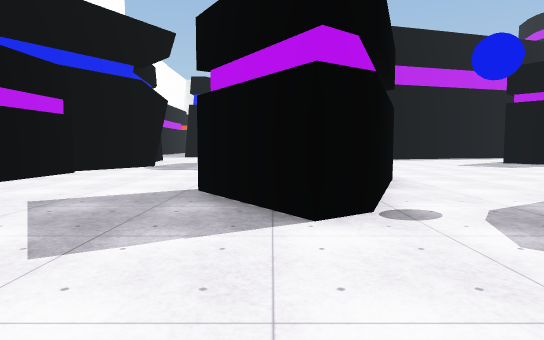
[1] (above)

22 first-person views from a walk through a Unity game level. The camera is 1.3 m above the floor, tilts 4° down and sees 75° across. The floor is counted in squares, 2 m on a side. Each view is taken from the middle of a square. On the plan, view 1 faces up. The plan holds only what a view shows up to about 10 squares ahead; the rest is blank. The place goes on beyond the plan. Surface patterns are stand-ins for the level's own textures.

[2]
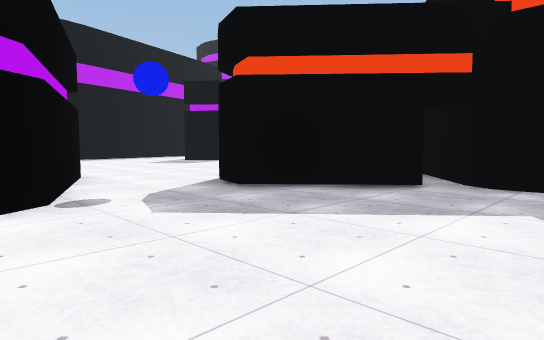

[3]
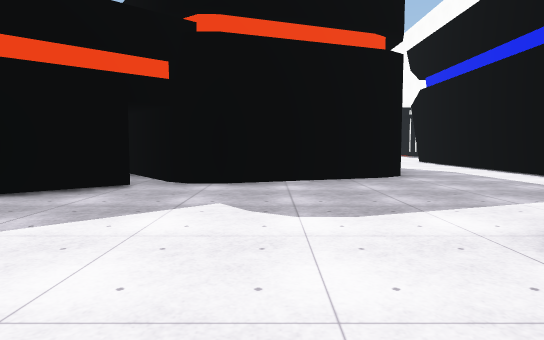

[4]
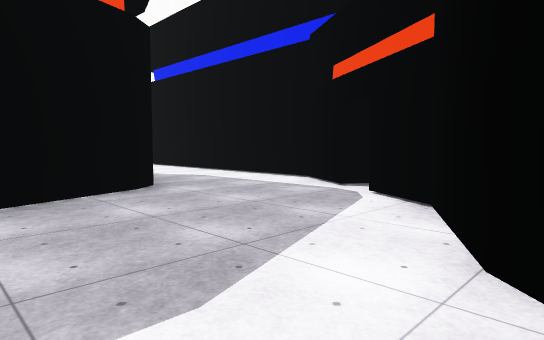

[5]
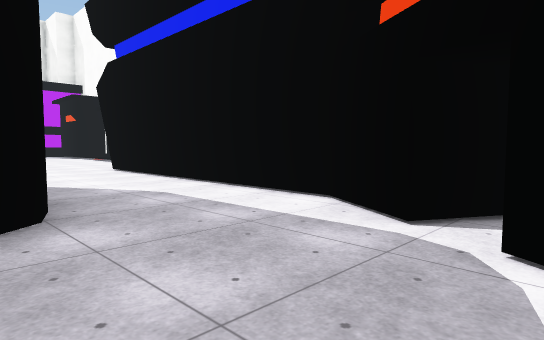

[6]
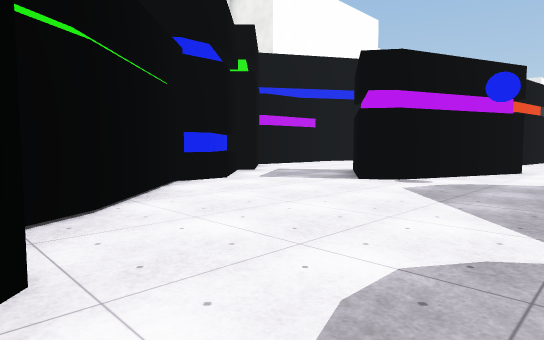

[7]
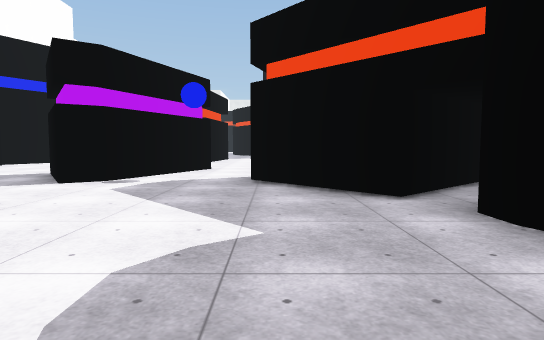

[8]
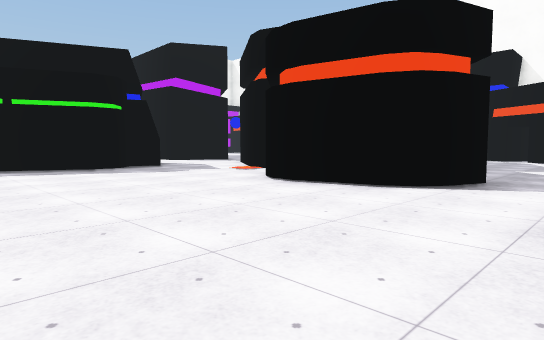

[9]
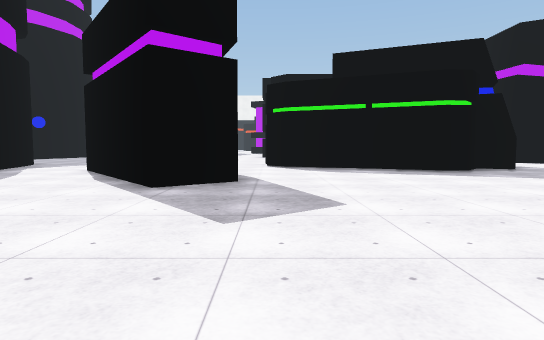

[10]
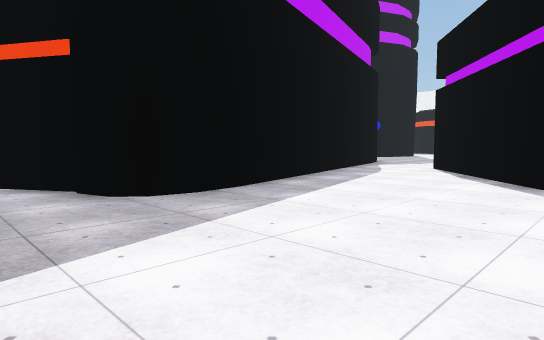

[11]
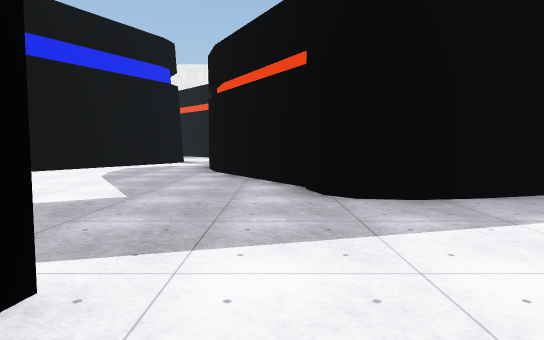

[12]
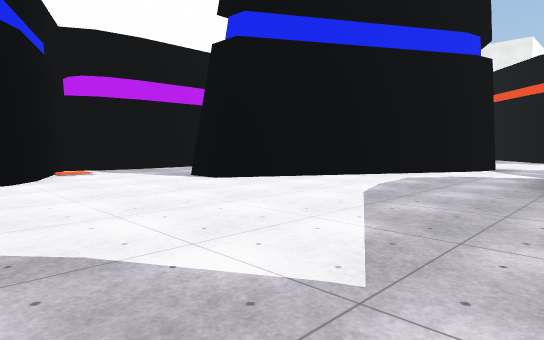

[13]
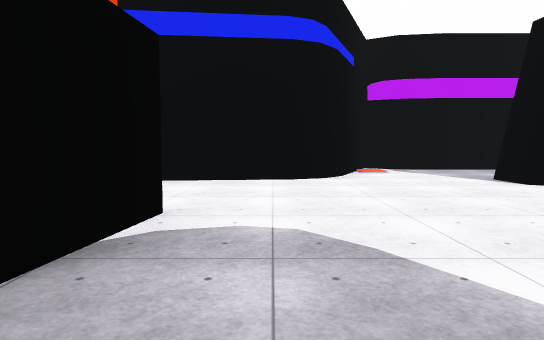

[14]
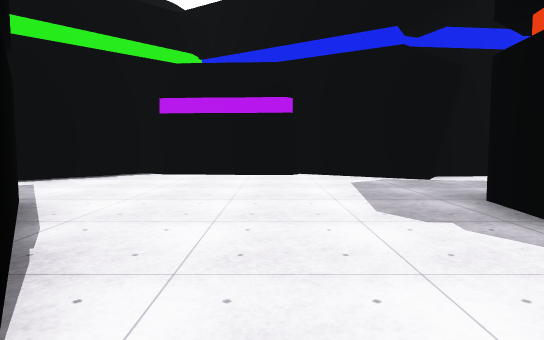

[15]
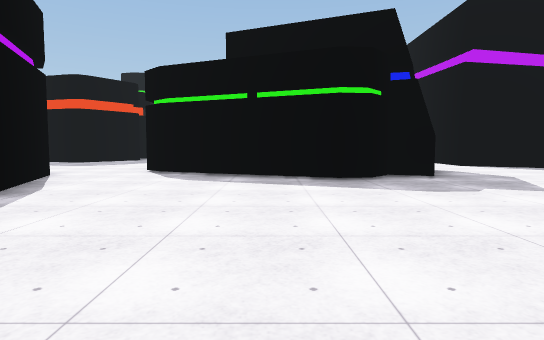

[16]
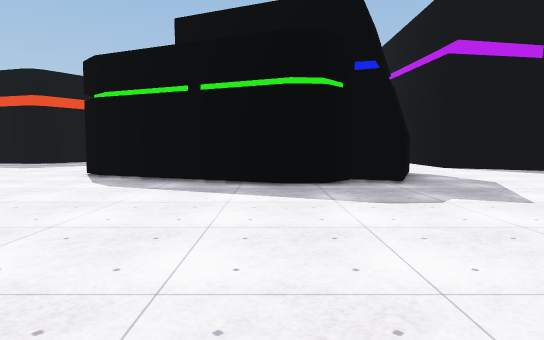

[17]
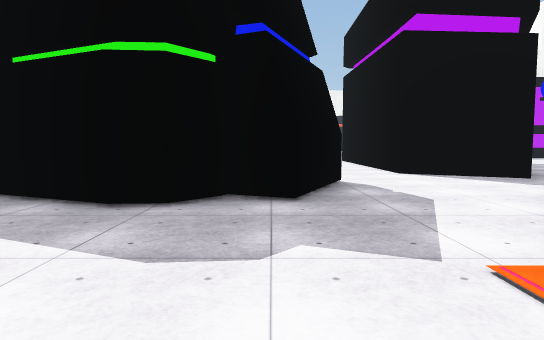

[18]
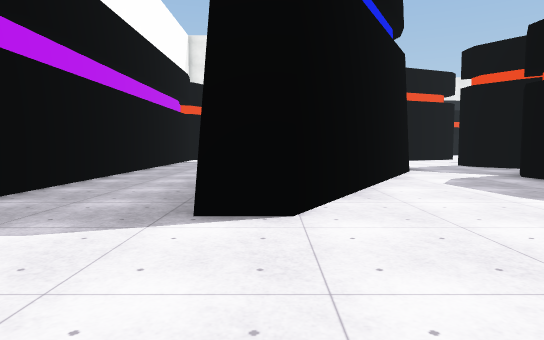

[19]
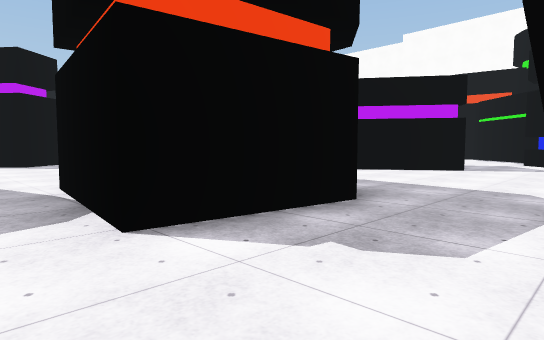

[20]
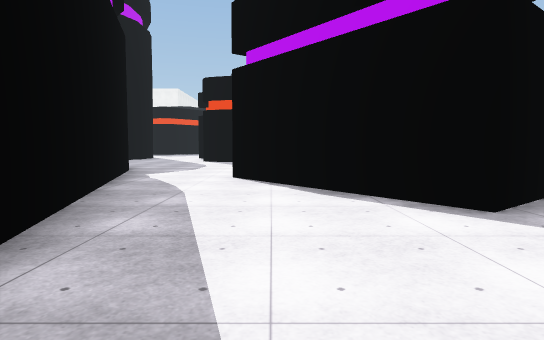

[21]
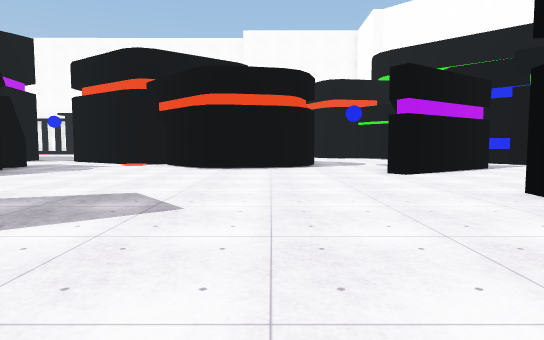

[22]
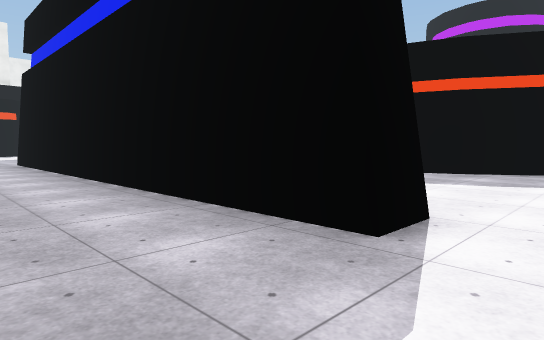

### Floor plan
Key: @ floor where view 1 was taken; # wall or solid block; . floor; O other object.
Columns run from 8 left of view 1 to 18 right of it. Each row starts with its distance up from view 1.
 28   ..
 27   ..      O
 26 #...   #...#
 25 #...   #...
 24 #...  ##..#
 23 #...  #...
 22 #... ##...
 21 #...##....#
 20 #...#.....##
 19 #...O......#        ###
 18 #..........##     ###...
 17 ##..........  ###.......
 16  ###....................
 15    #...............O#
 14    #...O..........O##  ..
 13    #...   .......## ##...
 12    O...   .......O#......
 11     #..   ............#
 10    OO................##O
  9    #.................#
  8    #.................#
  7    #......O.........##
  6    #....###.........##
  5    #...O##...###....O#
  4    ##...##..## #O.....O.
  3     ##..#...## ##OO........
  2      #.......####  O....###
  1      ##........#     ...#
  0       #.@.....##      .O
 -1         .......#
 -2          ......#
 -3            ....##
 -4             ....#
 -5              ..........
 -6              #.........
 -7               O#######.

Where each view was taken, in squares from view 1:
view 1: 0 up, 0 right, facing up
view 2: 1 down, 0 right, facing up-right
view 3: 1 down, 0 right, facing right
view 4: 1 down, 2 right, facing down-right
view 5: 3 down, 4 right, facing down-right
view 6: 3 down, 4 right, facing up-left
view 7: 3 down, 4 right, facing up
view 8: 10 up, 2 right, facing down-right
view 9: 11 up, 3 right, facing right
view 10: 12 up, 2 right, facing up-right
view 11: 12 up, 3 right, facing up
view 12: 15 up, 2 right, facing up-left
view 13: 15 up, 2 right, facing left
view 14: 8 up, 3 right, facing left
view 15: 8 up, 5 right, facing right
view 16: 7 up, 6 right, facing right
view 17: 5 up, 8 right, facing right
view 18: 16 up, 4 left, facing up
view 19: 15 up, 4 left, facing down-right
view 20: 15 up, 5 right, facing right
view 21: 15 up, 5 right, facing down
view 22: 18 up, 7 left, facing up-right
